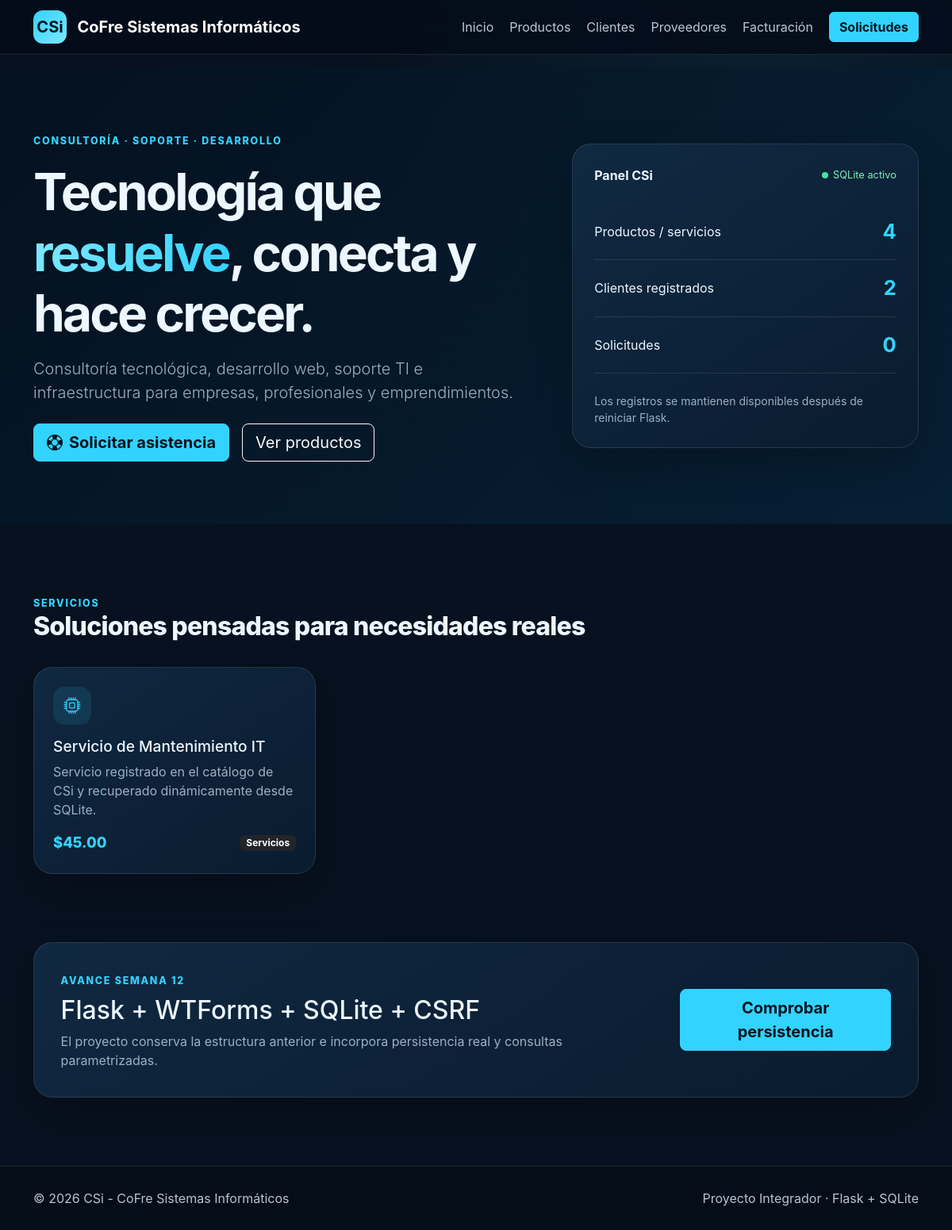
The page / on the database its author committed.
### tables this page shows
CREATE TABLE productos (
 id INTEGER PRIMARY KEY AUTOINCREMENT,
 nombre TEXT NOT NULL,
 categoria TEXT NOT NULL,
 precio REAL NOT NULL CHECK (precio > 0),
 stock INTEGER CHECK (stock IS NULL OR stock >= 0)
);

### app.py (the view)
@app.route("/")
def index():
    servicios = fetch_all(
        "SELECT * FROM productos WHERE categoria = ? ORDER BY id DESC LIMIT 6",
        ("Servicios",),
    )
    stats = {
        "productos": fetch_one("SELECT COUNT(*) AS total FROM productos")["total"],
        "clientes": fetch_one("SELECT COUNT(*) AS total FROM clientes")["total"],
        "solicitudes": fetch_one("SELECT COUNT(*) AS total FROM solicitudes")["total"],
    }
    return render_template("index.html", servicios=servicios, stats=stats)

### app.py (called while the page is built)
def get_db_connection():
    DATA_DIR.mkdir(parents=True, exist_ok=True)
    conn = sqlite3.connect(DB_PATH)
    conn.row_factory = sqlite3.Row
    return conn

def fetch_all(query, params=()):
    conn = get_db_connection()
    registros = conn.execute(query, params).fetchall()
    conn.close()
    return registros

def fetch_one(query, params=()):
    conn = get_db_connection()
    registro = conn.execute(query, params).fetchone()
    conn.close()
    return registro

@app.context_processor
def inyectar_variables_globales():
    return {
        "anio_actual": datetime.now().year,
        "empresa": empresa_info,
    }

### templates/index.html (shortened to what this page needs)
{% extends 'base.html' %}
{% block content %}
<section class="hero-app"><div class="container py-5"><div class="row align-items-center g-5">
<div class="col-lg-7"><span class="eyebrow">CONSULTORÍA · SOPORTE · DESARROLLO</span><h1 class="display-3 fw-bold mt-3">Tecnología que <span class="text-gradient">resuelve</span>, conecta y hace crecer.</h1><p class="lead text-secondary mt-3">{{ empresa.descripcion }}</p><div class="d-flex flex-wrap gap-3 mt-4"><a href="{{ url_for('formulario_solicitud') }}" class="btn btn-info btn-lg"><i class="bi bi-life-preserver me-2"></i>Solicitar asistencia</a><a href="{{ url_for('productos') }}" class="btn btn-outline-light btn-lg">Ver productos</a></div></div>
<div class="col-lg-5"><div class="dashboard-card"><div class="d-flex justify-content-between align-items-center mb-4"><strong>Panel CSi</strong><span class="status-dot">SQLite activo</span></div><div class="metric"><span>Productos / servicios</span><strong>{{ stats.productos }}</strong></div><div class="metric"><span>Clientes registrados</span><strong>{{ stats.clientes }}</strong></div><div class="metric"><span>Solicitudes</span><strong>{{ stats.solicitudes }}</strong></div><div class="mt-4 small text-secondary">Los registros se mantienen disponibles después de reiniciar Flask.</div></div></div>
</div></div></section>
<section class="section-space"><div class="container"><div class="section-heading"><span class="eyebrow">SERVICIOS</span><h2>Soluciones pensadas para necesidades reales</h2></div><div class="row g-4 mt-2">{% for s in servicios %}<div class="col-md-6 col-xl-4"><article class="service-card h-100"><div class="icon-box"><i class="bi bi-cpu"></i></div><h3>{{ s.nombre }}</h3><p class="text-secondary">Servicio registrado en el catálogo de CSi y recuperado dinámicamente desde SQLite.</p><div class="d-flex justify-content-between align-items-center mt-auto"><span class="price">${{ '%.2f'|format(s.precio) }}</span><span class="badge text-bg-dark">{{ s.categoria }}</span></div></article></div>{% else %}<p class="text-secondary">No hay servicios registrados todavía.</p>{% endfor %}</div></div></section>
<section class="section-space pt-0"><div class="container"><div class="cta-panel"><div><span class="eyebrow">AVANCE SEMANA 12</span><h2 class="mt-2">Flask + WTForms + SQLite + CSRF</h2><p class="mb-0 text-secondary">El proyecto conserva la estructura anterior e incorpora persistencia real y consultas parametrizadas.</p></div><a href="{{ url_for('productos') }}" class="btn btn-info btn-lg">Comprobar persistencia</a></div></div></section>
{% endblock %}

### static/css/style.css (style rules this page uses)
:root { --bg:#07111f;--bg2:#0b1d31;--panel:#10263d;--panel2:#0d2035;--cyan:#33d3ff;--cyan2:#00a9db;--text:#ecf7ff;--muted:#9bb0c2;--border:rgba(255,255,255,.10) }
html { scroll-behavior:smooth }
body { background:radial-gradient(circle at 80% 0,rgba(51,211,255,.08),transparent 28%),var(--bg);color:var(--text);font-family:Inter,system-ui,-apple-system,"Segoe UI",sans-serif }
.btn-info { background:var(--cyan);border-color:var(--cyan);color:#00131d;font-weight:700 }
.hero-app { min-height:72vh;display:flex;align-items:center;background:linear-gradient(135deg,rgba(4,17,31,.92),rgba(7,35,58,.78)) }
.hero-app h1 { letter-spacing:-.045em }
.text-gradient { background:linear-gradient(90deg,#7ce7ff,#33d3ff);-webkit-background-clip:text;background-clip:text;color:transparent }
.eyebrow { font-size:.78rem;font-weight:800;letter-spacing:.14em;color:var(--cyan) }
.dashboard-card,.service-card,.data-card,.form-card,.cta-panel { background:linear-gradient(145deg,rgba(17,42,67,.95),rgba(10,29,48,.95));border:1px solid var(--border);box-shadow:0 20px 50px rgba(0,0,0,.22);border-radius:24px }
.dashboard-card { padding:1.7rem }
.status-dot { font-size:.8rem;color:#7ef0ba }
.status-dot:before { content:"";display:inline-block;width:8px;height:8px;border-radius:50%;background:#48e39e;margin-right:.4rem }
.metric { display:flex;justify-content:space-between;align-items:center;padding:1rem 0;border-bottom:1px solid var(--border) }
.metric strong { font-size:1.6rem;color:var(--cyan) }
.section-space { padding:86px 0 }
.section-heading { max-width:700px }
.section-heading h2,.page-header h1,.form-card h1 { font-weight:800;letter-spacing:-.025em }
.service-card,.data-card { padding:1.5rem;display:flex;flex-direction:column;transition:.25s ease }
.service-card h3,.data-card h3 { font-size:1.2rem;margin-top:1rem }
.service-card p,.text-secondary { color:var(--muted)!important }
.icon-box,.avatar { display:grid;place-items:center;width:48px;height:48px;border-radius:14px;background:rgba(51,211,255,.11);color:var(--cyan);font-size:1.3rem }
.price { font-size:1.15rem;font-weight:800;color:var(--cyan) }
.cta-panel { padding:2.1rem;display:flex;justify-content:space-between;align-items:center;gap:2rem }

### rows shown on the page
productos: nombre "Servicio de Mantenimiento IT", precio "45.00", categoria "Servicios"

### other values the page prints
{{ empresa.descripcion }} "Consultoría tecnológica, desarrollo web, soporte TI e infraestructura para empresas, profesionales y emprendimientos."
{{ stats.productos }} "4"
{{ stats.clientes }} "2"
{{ stats.solicitudes }} "0"
